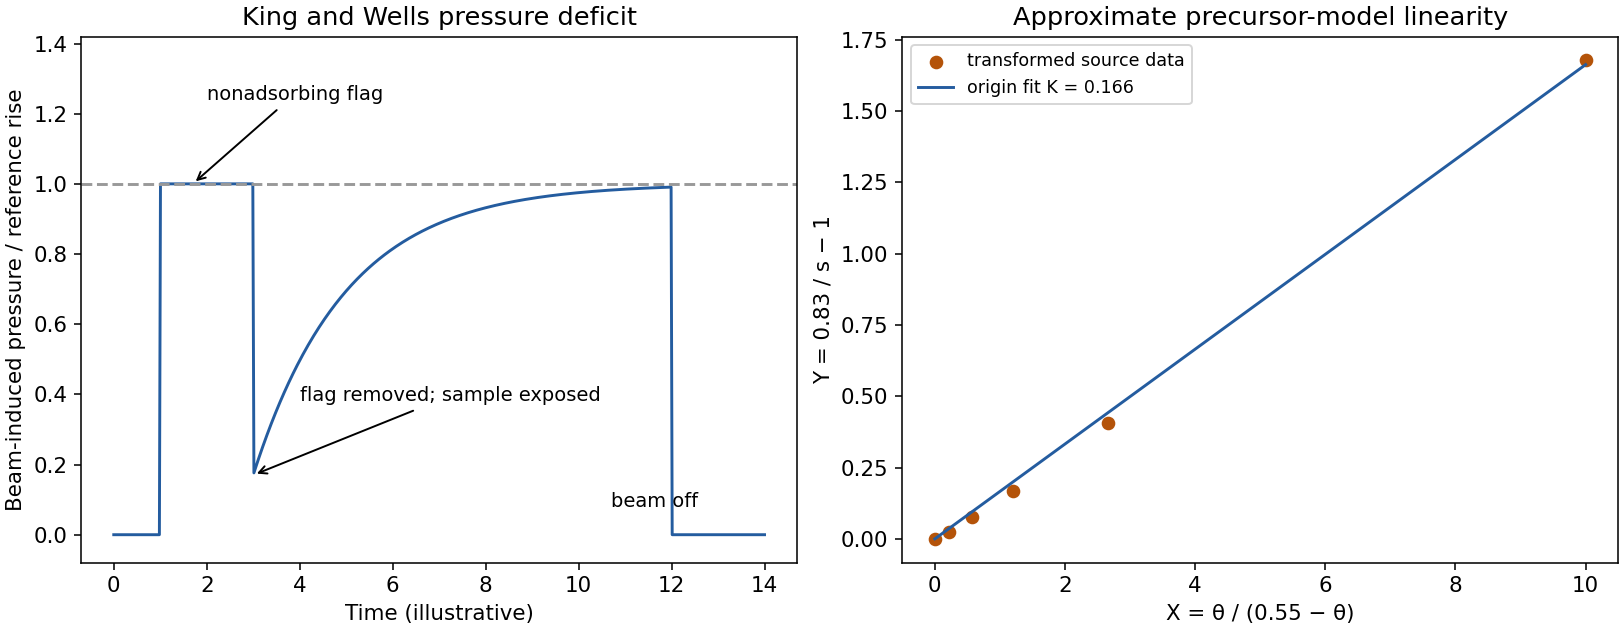

Reproduce this figure in Python.
"""Original explanatory diagram; Python 3.14 with numpy and matplotlib.
The PNG basename is written to the current working directory.
"""
from pathlib import Path
import sys
sys.path.insert(0,str(Path(__file__).resolve().parents[2]))
import numpy as np
import matplotlib
matplotlib.use('Agg')
import matplotlib.pyplot as plt
from matplotlib.patches import Ellipse, Circle, Polygon
from tools.chemistry_diagram import bond, atom, ring, wedge, curly, flow, finish, save, BLUE, ORANGE
plt.rcParams.update({'font.size':11,'font.family':'DejaVu Sans'})
fig,axs=plt.subplots(1,2,figsize=(11.6,4.5),layout='constrained');ax=axs[0]
t=np.linspace(0,14,600);p=np.piecewise(t,[t<1,(t>=1)&(t<3),(t>=3)&(t<12),t>=12],[0,1,lambda z:1-.83*np.exp(-.5*(z-3)),0]);ax.plot(t,p,color=BLUE);ax.axhline(1,color='.6',ls='--');ax.annotate('flag removed; sample exposed',(3,.17),(4.0,.38),arrowprops={'arrowstyle':'->'},fontsize=10);ax.annotate('nonadsorbing flag',(1.7,1),(2,1.24),arrowprops={'arrowstyle':'->'},fontsize=10);ax.text(10.7,.08,'beam off',fontsize=10);ax.set(xlabel='Time (illustrative)',ylabel='Beam-induced pressure / reference rise',ylim=(-.08,1.42),title='King and Wells pressure deficit')
ax=axs[1];th=np.arange(6)/10;s=np.array([.83,.81,.77,.71,.59,.31]);X=th/(.55-th);Y=.83/s-1;K=X@Y/(X@X)
ax.scatter(X,Y,c=ORANGE,label='transformed source data');xx=np.linspace(0,10,100);ax.plot(xx,K*xx,color=BLUE,label=f'origin fit K = {K:.3f}');ax.set(xlabel='X = θ / (0.55 − θ)',ylabel='Y = 0.83 / s − 1',title='Approximate precursor-model linearity');ax.legend(fontsize=9)
save(fig,'paper-4-adsorption-fit.png')
